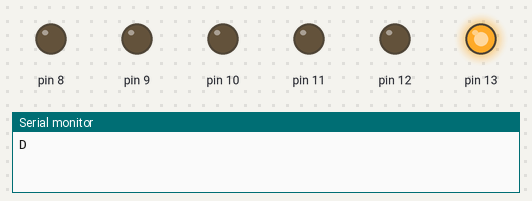
The sketch below on a simulated Arduino Uno, built with avr-gcc and run on an emulated ATmega328P. Parts: output pins drawn as LEDs (lit = HIGH), the last lines printed to the serial monitor.

Above: at 0.5 s.
At 1.5 s:
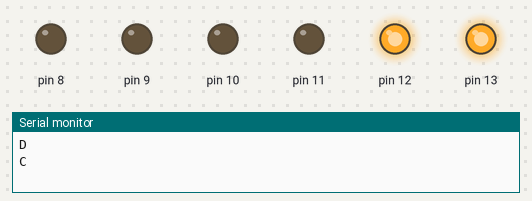
At 4.5 s:
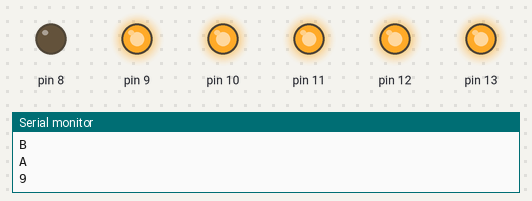
At 7.5 s:
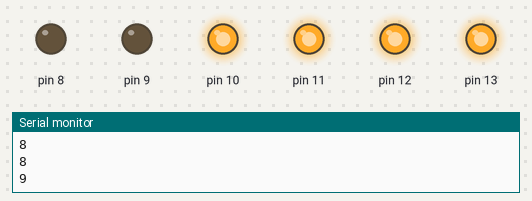
At 11.5 s:
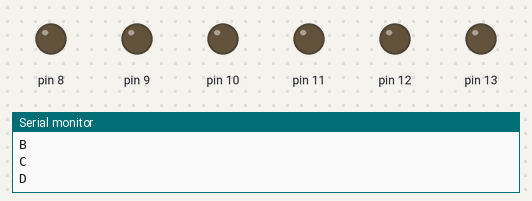
At 14.5 s:
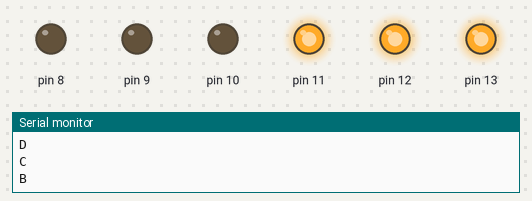
Timing chart, 0 to 15.6 s (numbered marks = the images above):
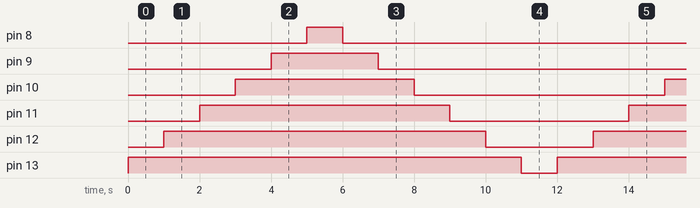

The sketch:

practica4.ino
```cpp
void setup(){
Serial.begin(9600);
for(byte i=13;i>=8;i--){
  pinMode(i,OUTPUT);
  digitalWrite(i,LOW);
}
}
void loop(){
for(byte i=13;i>=8;i--){
  digitalWrite(i,HIGH);
  Serial.println(i," encendido");
  delay(1000);
}
for(byte j=8;j<=13;j++){
  digitalWrite(j,LOW);
  Serial.println(j," apagado");
  delay(1000);
}
}
```

Measured:
- by itself, pin 8: alternates HIGH for 1.0 s and LOW for 11.0 s
- by itself, pin 9: alternates HIGH for 3.0 s and LOW for 9.0 s
- by itself, pin 10: alternates HIGH for 5.0 s and LOW for 7.0 s
- by itself, pin 11: alternates HIGH for 7.0 s and LOW for 5.0 s
- by itself, pin 12: alternates HIGH for 9.0 s and LOW for 3.0 s
- by itself, pin 13: alternates HIGH for 11.0 s and LOW for 1.0 s
